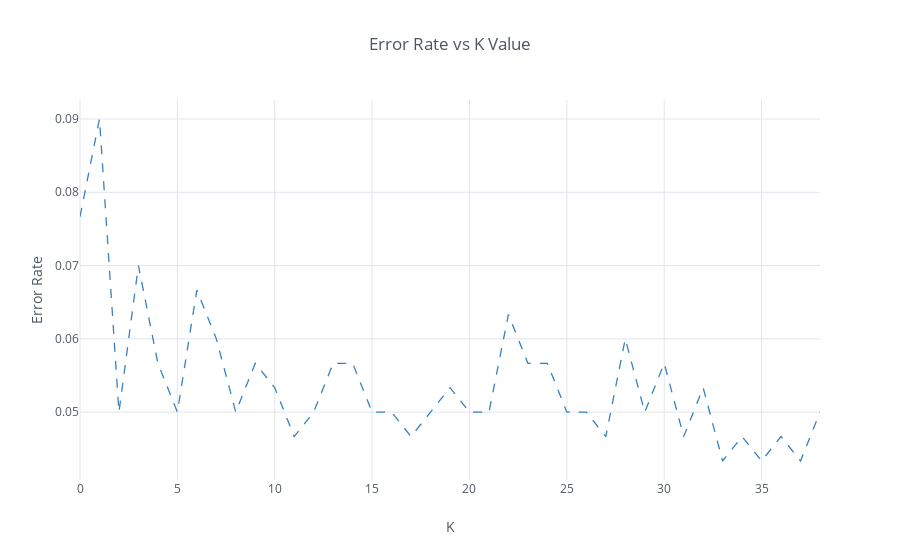

Notebook cell for this chart:
### Code cell
new.iplot(title='Error Rate vs K Value', xTitle='K', yTitle='Error Rate', zTitle='', theme='white', colors='blue', colorscale=None, fill=False, width=None, dash='dash', symbol='circle', size=12)

### Figure 1 — Plotly figure (JSON) as saved in the notebook; plotly's stock layout.template omitted (floating-point values rounded to 4 significant figures)
{"data": [{"line": {"color": "rgba(55, 128, 191, 1.0)", "dash": "dash", "shape": "linear", "width": 1.3}, "mode": "lines", "name": "Error Rate", "text": "", "type": "scatter", "uid": "861493b6-b943-4778-8dcf-3f3ebdf4c424", "x": [0, 1, 2, 3, 4, 5, 6, 7, 8, 9, 10, 11, 12, 13, 14, 15, 16, 17, 18, 19, 20, 21, 22, 23, 24, 25, 26, 27, 28, 29, 30, 31, 32, 33, 34, 35, 36, 37, 38], "y": [0.07667, 0.09, 0.05, 0.07, 0.05667, 0.05, 0.06667, 0.06, 0.05, 0.05667, 0.05333, 0.04667, 0.05, 0.05667, 0.05667, 0.05, 0.05, 0.04667, 0.05, 0.05333, 0.05, 0.05, 0.06333, 0.05667, 0.05667, 0.05, 0.05, 0.04667, 0.06, 0.05, 0.05667, 0.04667, 0.05333, 0.04333, 0.04667, 0.04333, 0.04667, 0.04333, 0.05]}], "layout": {"legend": {"bgcolor": "#FFFFFF", "font": {"color": "#4D5663"}}, "paper_bgcolor": "#FFFFFF", "plot_bgcolor": "#FFFFFF", "title": {"font": {"color": "#4D5663"}, "text": "Error Rate vs K Value"}, "xaxis": {"gridcolor": "#E1E5ED", "showgrid": true, "tickfont": {"color": "#4D5663"}, "title": {"font": {"color": "#4D5663"}, "text": "K"}, "zerolinecolor": "#E1E5ED"}, "yaxis": {"gridcolor": "#E1E5ED", "showgrid": true, "tickfont": {"color": "#4D5663"}, "title": {"font": {"color": "#4D5663"}, "text": "Error Rate"}, "zerolinecolor": "#E1E5ED"}}}
